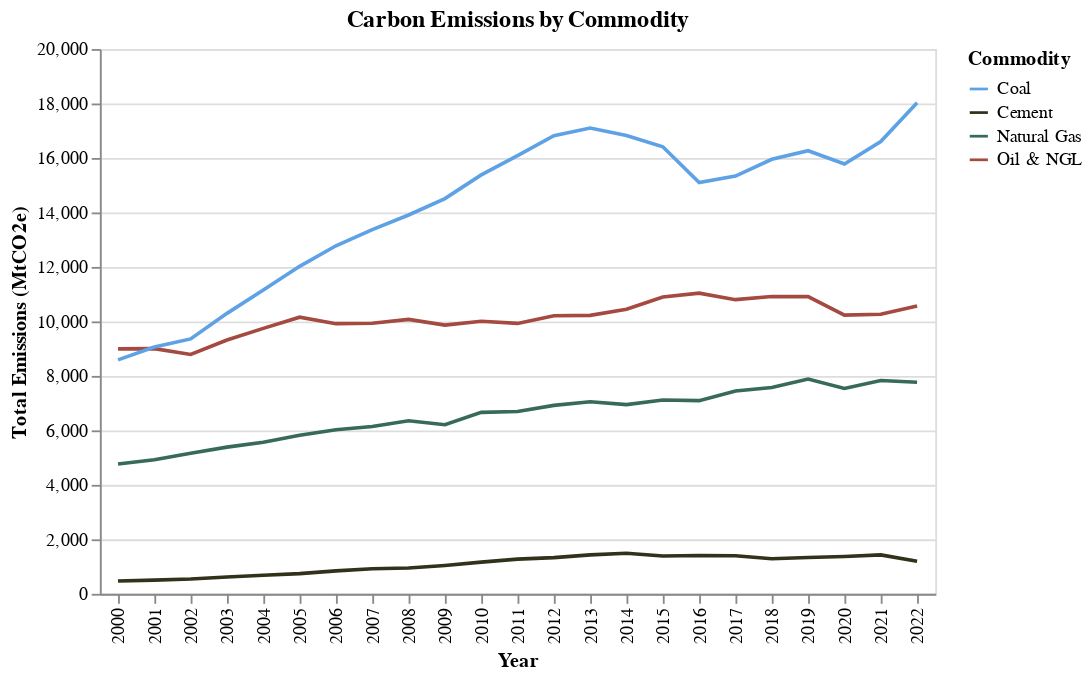

Notebook cell for this chart:
### Markdown cell above
The below visualization breaks down emissions by commodity produced. This visualization is helpful because it highlights the narrrative that the commodity that contributes most to the emissions (of the ones examined) is coal. While this is perhaps predictable, I also think seeing the breakdown of various types of coal is informative and educational.

### Code cell
def emissions_by_commodity(df):

    # set colors for each commodity
    color_scale = alt.Scale(domain=['Coal', 'Cement', 'Natural Gas', 'Oil & NGL'], 
                            range=['#5ea2e5', '#32311c', '#376b58', '#a44a41'])

    # aggregate Emissions by commodity
    df = df.group_by(["year", "commodity_clean"]).agg(pl.col("total_emissions_MtCO2e").sum())

    # develop chart 
    chart = alt.Chart(df, title = "Carbon Emissions by Commodity").mark_line().encode(
        alt.X("year:O").title("Year"),
        alt.Y("total_emissions_MtCO2e:Q").title("Total Emissions (MtCO2e)"),
        alt.Color("commodity_clean:N", title = "Commodity", scale = color_scale),

    )


    return chart
    
emissions_by_commodity(coal_aggregate)

### Figure 1 — Vega-Lite specification as saved in the notebook (floating-point values rounded to 4 significant figures)
{"config": {"view": {"continuousWidth": 300, "continuousHeight": 300}}, "data": {"name": "data-2c96f02ed691b1a1efcd84aa19687880"}, "mark": {"type": "line"}, "encoding": {"color": {"field": "commodity_clean", "scale": {"domain": ["Coal", "Cement", "Natural Gas", "Oil & NGL"], "range": ["#5ea2e5", "#32311c", "#376b58", "#a44a41"]}, "title": "Commodity", "type": "nominal"}, "x": {"field": "year", "title": "Year", "type": "ordinal"}, "y": {"field": "total_emissions_MtCO2e", "title": "Total Emissions (MtCO2e)", "type": "quantitative"}}, "title": "Carbon Emissions by Commodity", "$schema": "https://vega.github.io/schema/vega-lite/v5.20.1.json", "datasets": {"data-2c96f02ed691b1a1efcd84aa19687880": [{"year": 2016, "commodity_clean": "Oil & NGL", "total_emissions_MtCO2e": 11040.0}, {"year": 2001, "commodity_clean": "Cement", "total_emissions_MtCO2e": 504.0}, {"year": 2014, "commodity_clean": "Coal", "total_emissions_MtCO2e": 16830.0}, {"year": 2020, "commodity_clean": "Coal", "total_emissions_MtCO2e": 15780.0}, {"year": 2001, "commodity_clean": "Oil & NGL", "total_emissions_MtCO2e": 9003.0}, {"year": 2008, "commodity_clean": "Coal", "total_emissions_MtCO2e": 13910.0}, {"year": 2000, "commodity_clean": "Coal", "total_emissions_MtCO2e": 8590.0}, {"year": 2004, "commodity_clean": "Oil & NGL", "total_emissions_MtCO2e": 9745.0}, {"year": 2008, "commodity_clean": "Oil & NGL", "total_emissions_MtCO2e": 10070.0}, {"year": 2011, "commodity_clean": "Oil & NGL", "total_emissions_MtCO2e": 9927.0}, {"year": 2018, "commodity_clean": "Natural Gas", "total_emissions_MtCO2e": 7573.0}, {"year": 2006, "commodity_clean": "Cement", "total_emissions_MtCO2e": 844.5}, {"year": 2000, "commodity_clean": "Cement", "total_emissions_MtCO2e": 470.4}, {"year": 2005, "commodity_clean": "Natural Gas", "total_emissions_MtCO2e": 5820.0}, {"year": 2010, "commodity_clean": "Cement", "total_emissions_MtCO2e": 1162.0}, {"year": 2002, "commodity_clean": "Cement", "total_emissions_MtCO2e": 542.8}, {"year": 2012, "commodity_clean": "Cement", "total_emissions_MtCO2e": 1330.0}, {"year": 2008, "commodity_clean": "Natural Gas", "total_emissions_MtCO2e": 6355.0}, {"year": 2002, "commodity_clean": "Coal", "total_emissions_MtCO2e": 9358.0}, {"year": 2010, "commodity_clean": "Oil & NGL", "total_emissions_MtCO2e": 10010.0}, {"year": 2013, "commodity_clean": "Coal", "total_emissions_MtCO2e": 17100.0}, {"year": 2017, "commodity_clean": "Cement", "total_emissions_MtCO2e": 1396.0}, {"year": 2007, "commodity_clean": "Cement", "total_emissions_MtCO2e": 921.4}, {"year": 2016, "commodity_clean": "Coal", "total_emissions_MtCO2e": 15100.0}, {"year": 2008, "commodity_clean": "Cement", "total_emissions_MtCO2e": 946.1}, {"year": 2006, "commodity_clean": "Coal", "total_emissions_MtCO2e": 12780.0}, {"year": 2011, "commodity_clean": "Coal", "total_emissions_MtCO2e": 16090.0}, {"year": 2003, "commodity_clean": "Natural Gas", "total_emissions_MtCO2e": 5387.0}, {"year": 2005, "commodity_clean": "Oil & NGL", "total_emissions_MtCO2e": 10160.0}, {"year": 2022, "commodity_clean": "Oil & NGL", "total_emissions_MtCO2e": 10570.0}, {"year": 2006, "commodity_clean": "Oil & NGL", "total_emissions_MtCO2e": 9918.0}, {"year": 2007, "commodity_clean": "Coal", "total_emissions_MtCO2e": 13370.0}, {"year": 2003, "commodity_clean": "Cement", "total_emissions_MtCO2e": 618.3}, {"year": 2019, "commodity_clean": "Cement", "total_emissions_MtCO2e": 1334.0}, {"year": 2001, "commodity_clean": "Coal", "total_emissions_MtCO2e": 9064.0}, {"year": 2004, "commodity_clean": "Coal", "total_emissions_MtCO2e": 11160.0}, {"year": 2002, "commodity_clean": "Natural Gas", "total_emissions_MtCO2e": 5158.0}, {"year": 2017, "commodity_clean": "Oil & NGL", "total_emissions_MtCO2e": 10800.0}, {"year": 2010, "commodity_clean": "Natural Gas", "total_emissions_MtCO2e": 6662.0}, {"year": 2011, "commodity_clean": "Cement", "total_emissions_MtCO2e": 1274.0}, {"year": 2002, "commodity_clean": "Oil & NGL", "total_emissions_MtCO2e": 8786.0}, {"year": 2003, "commodity_clean": "Oil & NGL", "total_emissions_MtCO2e": 9316.0}, {"year": 2017, "commodity_clean": "Coal", "total_emissions_MtCO2e": 15340.0}, {"year": 2004, "commodity_clean": "Natural Gas", "total_emissions_MtCO2e": 5562.0}, {"year": 2003, "commodity_clean": "Coal", "total_emissions_MtCO2e": 10300.0}, {"year": 2021, "commodity_clean": "Natural Gas", "total_emissions_MtCO2e": 7830.0}, {"year": 2020, "commodity_clean": "Natural Gas", "total_emissions_MtCO2e": 7538.0}, {"year": 2015, "commodity_clean": "Natural Gas", "total_emissions_MtCO2e": 7116.0}, {"year": 2020, "commodity_clean": "Cement", "total_emissions_MtCO2e": 1373.0}, {"year": 2013, "commodity_clean": "Oil & NGL", "total_emissions_MtCO2e": 10220.0}, {"year": 2018, "commodity_clean": "Coal", "total_emissions_MtCO2e": 15950.0}, {"year": 2011, "commodity_clean": "Natural Gas", "total_emissions_MtCO2e": 6695.0}, {"year": 2013, "commodity_clean": "Cement", "total_emissions_MtCO2e": 1431.0}, {"year": 2009, "commodity_clean": "Coal", "total_emissions_MtCO2e": 14510.0}, {"year": 2015, "commodity_clean": "Cement", "total_emissions_MtCO2e": 1389.0}, {"year": 2014, "commodity_clean": "Cement", "total_emissions_MtCO2e": 1490.0}, {"year": 2022, "commodity_clean": "Cement", "total_emissions_MtCO2e": 1198.0}, {"year": 2014, "commodity_clean": "Natural Gas", "total_emissions_MtCO2e": 6948.0}, {"year": 2016, "commodity_clean": "Cement", "total_emissions_MtCO2e": 1409.0}, {"year": 2015, "commodity_clean": "Oil & NGL", "total_emissions_MtCO2e": 10890.0}, {"year": 2005, "commodity_clean": "Coal", "total_emissions_MtCO2e": 12020.0}, {"year": 2007, "commodity_clean": "Oil & NGL", "total_emissions_MtCO2e": 9933.0}, {"year": 2006, "commodity_clean": "Natural Gas", "total_emissions_MtCO2e": 6022.0}, {"year": 2001, "commodity_clean": "Natural Gas", "total_emissions_MtCO2e": 4921.0}, {"year": 2009, "commodity_clean": "Cement", "total_emissions_MtCO2e": 1040.0}, {"year": 2021, "commodity_clean": "Oil & NGL", "total_emissions_MtCO2e": 10260.0}, {"year": 2020, "commodity_clean": "Oil & NGL", "total_emissions_MtCO2e": 10230.0}, {"year": 2021, "commodity_clean": "Cement", "total_emissions_MtCO2e": 1430.0}, {"year": 2019, "commodity_clean": "Oil & NGL", "total_emissions_MtCO2e": 10910.0}, {"year": 2019, "commodity_clean": "Coal", "total_emissions_MtCO2e": 16270.0}, {"year": 2022, "commodity_clean": "Natural Gas", "total_emissions_MtCO2e": 7768.0}, {"year": 2015, "commodity_clean": "Coal", "total_emissions_MtCO2e": 16410.0}, {"year": 2004, "commodity_clean": "Cement", "total_emissions_MtCO2e": 683.8}, {"year": 2012, "commodity_clean": "Oil & NGL", "total_emissions_MtCO2e": 10210.0}, {"year": 2021, "commodity_clean": "Coal", "total_emissions_MtCO2e": 16600.0}, {"year": 2000, "commodity_clean": "Natural Gas", "total_emissions_MtCO2e": 4766.0}, {"year": 2017, "commodity_clean": "Natural Gas", "total_emissions_MtCO2e": 7445.0}, {"year": 2010, "commodity_clean": "Coal", "total_emissions_MtCO2e": 15380.0}, {"year": 2022, "commodity_clean": "Coal", "total_emissions_MtCO2e": 18020.0}, {"year": 2000, "commodity_clean": "Oil & NGL", "total_emissions_MtCO2e": 8993.0}, {"year": 2012, "commodity_clean": "Coal", "total_emissions_MtCO2e": 16820.0}, {"year": 2014, "commodity_clean": "Oil & NGL", "total_emissions_MtCO2e": 10450.0}, {"year": 2005, "commodity_clean": "Cement", "total_emissions_MtCO2e": 741.4}, {"year": 2018, "commodity_clean": "Cement", "total_emissions_MtCO2e": 1290.0}, {"year": 2012, "commodity_clean": "Natural Gas", "total_emissions_MtCO2e": 6918.0}, {"year": 2007, "commodity_clean": "Natural Gas", "total_emissions_MtCO2e": 6140.0}, {"year": 2019, "commodity_clean": "Natural Gas", "total_emissions_MtCO2e": 7887.0}, {"year": 2013, "commodity_clean": "Natural Gas", "total_emissions_MtCO2e": 7051.0}, {"year": 2009, "commodity_clean": "Natural Gas", "total_emissions_MtCO2e": 6207.0}, {"year": 2016, "commodity_clean": "Natural Gas", "total_emissions_MtCO2e": 7091.0}, {"year": 2009, "commodity_clean": "Oil & NGL", "total_emissions_MtCO2e": 9866.0}, {"year": 2018, "commodity_clean": "Oil & NGL", "total_emissions_MtCO2e": 10920.0}]}}
